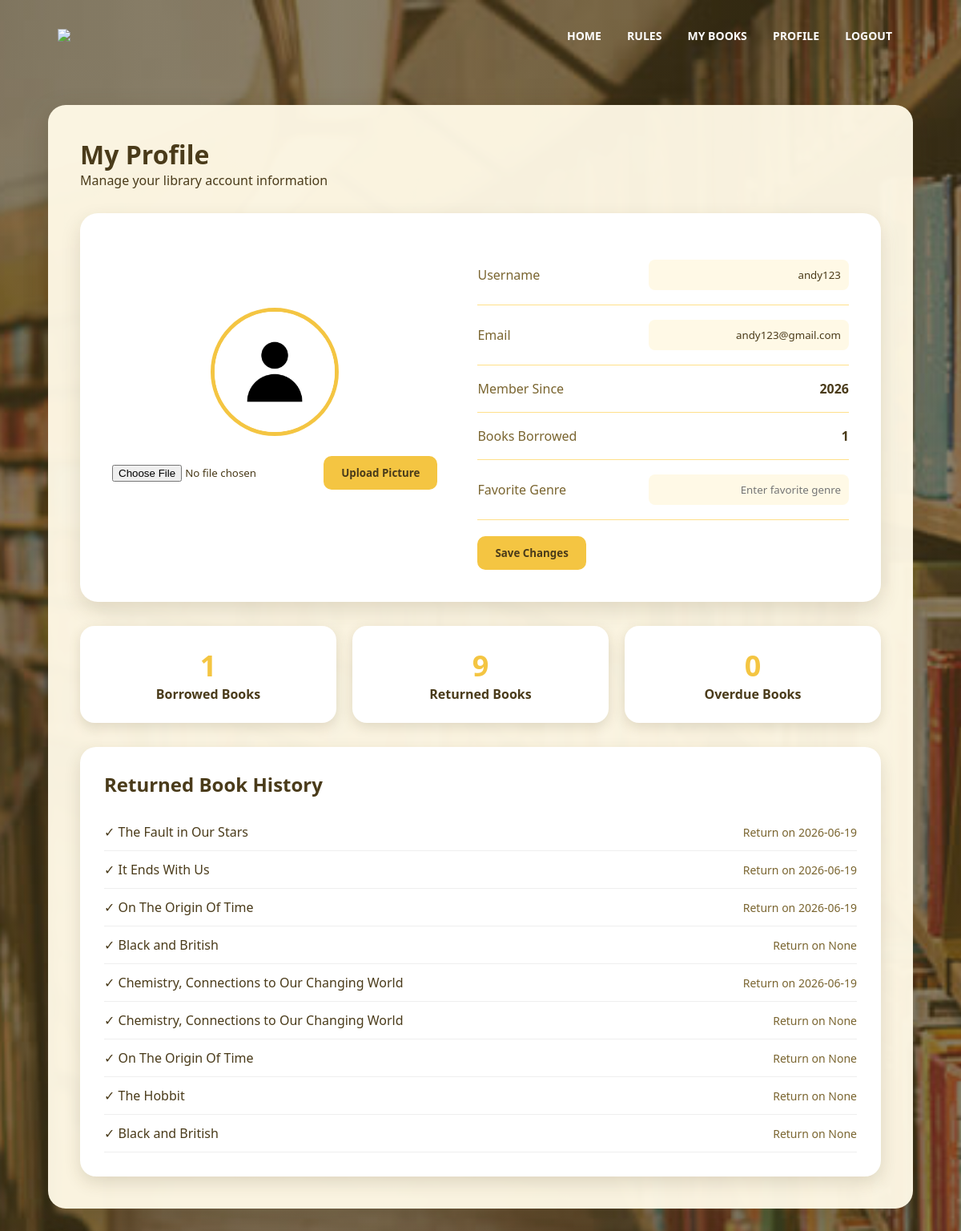
Screenshot of /profile (signed in) with the database file from the repository.
### tables this page shows
CREATE TABLE users(
        id INTEGER PRIMARY KEY AUTOINCREMENT,
        username TEXT,
        email TEXT,
        password TEXT,
        favorite_genre TEXT,
        member_since TEXT
    , profile_picture TEXT, is_blocked INTEGER DEFAULT 0);

CREATE TABLE borrowed_books(
        id INTEGER PRIMARY KEY AUTOINCREMENT,
        user_id INTEGER,
        book_title TEXT,
        borrow_date TEXT,
        due_date TEXT,
        status TEXT, is_blocked INTEGER DEFAULT 0, return_date TEXT,
        FOREIGN KEY(user_id) REFERENCES users(id)
    );

### app.py (the view)
@app.route("/profile")
def profile():
    if "user_id" not in session:
        return redirect(url_for("sign_in"))
    conn = sqlite3.connect("library.db")
    cursor = conn.cursor()
    cursor.execute("SELECT * FROM users WHERE id=?", (session["user_id"],))
    user = cursor.fetchone()
    picture = user[6]
    if picture:
        profile_picture = url_for("static", filename=f"profile_pictures/{picture}")
    else:
        profile_picture = url_for("static", filename="default_profile.png")
    cursor.execute("""
    SELECT COUNT(*) FROM borrowed_books
    WHERE user_id=? AND status='Borrowed'
    """, (session["user_id"],))
    borrowed_count = cursor.fetchone()[0]
    cursor.execute("""
    SELECT COUNT(*) FROM borrowed_books
    WHERE user_id=? AND status='Returned'
    """, (session["user_id"],))
    returned_count = cursor.fetchone()[0]
    today = datetime.now().strftime("%Y-%m-%d")
    cursor.execute("""
    SELECT COUNT(*) FROM borrowed_books
    WHERE user_id=? AND due_date < ? AND status='Borrowed'
    """, (session["user_id"], today))
    overdue_count = cursor.fetchone()[0]
    cursor.execute("""
    SELECT book_title, return_date
    FROM borrowed_books
    WHERE user_id=? AND status='Returned'
    ORDER BY id DESC
    """, (session["user_id"], ))
    returned_book_history = cursor.fetchall()
    conn.close()
    return render_template(
        "profile.html",
        username=user[1],
        email=user[2],
        favorite_genre=user[4],
        member_since=user[5],
        profile_picture=profile_picture,
        borrowed_count=borrowed_count,
        returned_count=returned_count,
        overdue_count=overdue_count,
        returned_book_history=returned_book_history,
        error=request.args.get("error")
    )

### templates/profile.html (shortened to what this page needs)
<!DOCTYPE html>
<html lang="en">
<head>
    <link rel="stylesheet" href="{{ url_for('static', filename='style.css') }}">
    <link href="https://unpkg.com/boxicons@2.1.4/css/boxicons.min.css" rel="stylesheet">
</head>
<body class="profile-body">
    <section class="profile-navbar">
        <nav>
            <a href="/">
                <img src="/static/images/test1.png">
            </a>
            <div class="nav-links">
                <ul>
                    <li><a href="/">HOME</a></li>
                    <li><a href="/rules">RULES</a></li>
                    <li><a href="/mybooks">MY BOOKS</a></li>
                    <li><a href="/profile">PROFILE</a></li>
                    <li><a href="/logout">LOGOUT</a></li>
                </ul>
            </div>
        </nav>
    </section>
    <div class="main-content">
        <div class="top-section">
            <div>
                <h1>My Profile</h1>
                <p>Manage your library account information</p>
            </div>
        </div>
        <div class="profile-card">
            <div class="profile-left">
                <img src="{{ profile_picture }}"
                     class="profile-image">
                <form action="/upload-picture"
                      method="post"
                      enctype="multipart/form-data">
                    <input type="file"
                           name="picture"
                           accept="image/*">
                    <button type="submit"
                            class="edit-btn">
                            Upload Picture
                        </button>
                </form>
                <br>
            </div>
            <div class="profile-right">
                <form action="/update-profile" method="post">
                <div class="info-row">
                    <span>Username</span>
                    <input type="text"
                           name="username"
                           value="{{ username }}">
                </div>
                <div class="info-row">
                    <span>Email</span>
                    <input type="email"
                           name="email"
                           value="{{ email }}">
                </div>
                <div class="info-row">
                    <span>Member Since</span>
                    <strong>{{ member_since }}</strong>
                </div>
                <div class="info-row">
                    <span>Books Borrowed</span>
                    <strong>{{ borrowed_count }}</strong>
                </div>
                <div class="info-row">
                    <span>Favorite Genre</span>
                    <input
                       type="text"
                       name="favorite_genre"
                       value="{{ favorite_genre }}"
                       placeholder="Enter favorite genre">
                </div>
                <button type="submit"
                        class="edit-btn">
                    Save Changes
                </button>
                </form>
            </div>
        </div>
        <div class="stats">
            <div class="stat-box">
                <h2>{{ borrowed_count }}</h2>
                <p>Borrowed Books</p>
            </div>
            <div class="stat-box">
                <h2>{{ returned_count }}</h2>
                <p>Returned Books</p>
            </div>
            <div class="stat-box">
                <h2>{{ overdue_count }}</h2>
                <p>Overdue Books</p>
            </div>
        </div>
        <div class="history-section">
            <h2>Returned Book History</h2>
            {% if returned_book_history %}
               <ul class="history-list">
                   {% for book in returned_book_history %}
                   <li class="history-item">
                    <span>✓ {{ book[0] }}</span>
                    <span class="history-date">Return on {{ book[1] }}</span>
                   </li>
                   {% endfor %}
                </ul>
            {% else %}
               <p>No returned books yet.</p>
            {% endif %}
        </div>
    </div>
</body>
</html>

### static/style.css (style rules this page uses)
:root { --primary: #F4C542; --secondary: #FFE08A; --background: #FFF9E6; --text: #4A3B1A; --white: #FFFFFF; --shadow: rgba(74, 59, 26, 0.15); }
* { margin: 0; padding: 0; box-sizing: border-box; font-family: "Segoe UI", sans-serif; }
body { background: var(--background); color: var(--text); }
nav { display: flex; padding: 25px 6%; justify-content: space-between; align-items: center; }
nav img { width: 140px; }
.nav-links { flex: 1; text-align: right; }
.nav-links ul li { list-style: none; display: inline-block; padding: 8px 14px; }
.nav-links ul li a { color: var(--white); text-decoration: none; font-size: 14px; font-weight: 600; }
.nav-links ul li::after { content: ""; width: 0; height: 3px; background: var(--primary); display: block; margin: auto; transition: 0.4s; border-radius: 10px; }
.profile-body { margin: 0; min-height: 100vh; background-image: linear-gradient( rgba(74, 59, 26, 0.65), rgba(74, 59, 26, 0.65) ), url(/static/images/books.jpg); background-size: cover; background-position: center; background-attachment: fixed; }
.profile-navbar { background: transparent; }
.main-content { width: 90%; margin: 40px auto; padding: 40px; background: rgba(255, 249, 230, 0.96); border-radius: 22px; box-shadow: 0 10px 30px rgba(74, 59, 26, 0.25); }
.top-section { display: flex; justify-content: space-between; align-items: center; }
.top-section h1 { color: var(--text); }
.profile-card { background: var(--white); margin-top: 30px; border-radius: 22px; padding: 40px; display: flex; gap: 50px; align-items: center; box-shadow: 0 10px 25px var(--shadow); }
.profile-left { text-align: center; }
.profile-image { width: 160px; height: 160px; border-radius: 50%; object-fit: cover; border: 5px solid var(--primary); }
.edit-btn { margin-top: 20px; background: var(--primary); color: var(--text); border: none; padding: 12px 22px; border-radius: 10px; cursor: pointer; font-weight: bold; transition: 0.3s; }
.profile-right { flex: 1; }
.info-row { display: flex; justify-content: space-between; align-items: center; padding: 18px 0; border-bottom: 1px solid var(--secondary); color: var(--text); }
.info-row span { color: #7a6530; }
.info-row input { border: none; background: var(--background); padding: 10px; border-radius: 8px; width: 250px; text-align: right; color: var(--text); }
.stats { margin-top: 30px; display: flex; gap: 20px; }
.stat-box { flex: 1; background: var(--white); padding: 25px; border-radius: 18px; text-align: center; box-shadow: 0 5px 15px var(--shadow); }
.stat-box h2 { color: var(--primary); font-size: 36px; }
.stat-box p { color: var(--text); font-weight: 600; }
.history-section { margin-top: 30px; background: var(--white); padding: 30px; border-radius: 20px; box-shadow: 0 8px 20px var(--shadow); }
.history-section h2 { color: var(--text); margin-bottom: 20px; }
.history-list { list-style: none; padding: 0; margin-top: 15px; }
.history-item { display: flex; justify-content: space-between; align-items: center; padding: 12px 0; border-bottom: 1px solid #eee; }
.history-date { font-weight: 500; color: #7a6530; font-size: 14px; }

### rows the page displays
users: username "andy123", email "andy123@gmail.com", member_since "2026"
borrowed_books: book_title "The Fault in Our Stars", return_date "2026-06-19"
borrowed_books: book_title "It Ends With Us", return_date "2026-06-19"
borrowed_books: book_title "On The Origin Of Time", return_date "2026-06-19"
borrowed_books: book_title "Black and British", book "None"
borrowed_books: book_title "Chemistry, Connections to Our Changing World", return_date "2026-06-19"
borrowed_books: book_title "Chemistry, Connections to Our Changing World", book "None"
borrowed_books: book_title "On The Origin Of Time", book "None"
borrowed_books: book_title "The Hobbit", book "None"
borrowed_books: book_title "Black and British", book "None"

### other values shown
{{ borrowed_count }} "1"
{{ returned_count }} "9"
{{ overdue_count }} "0"
